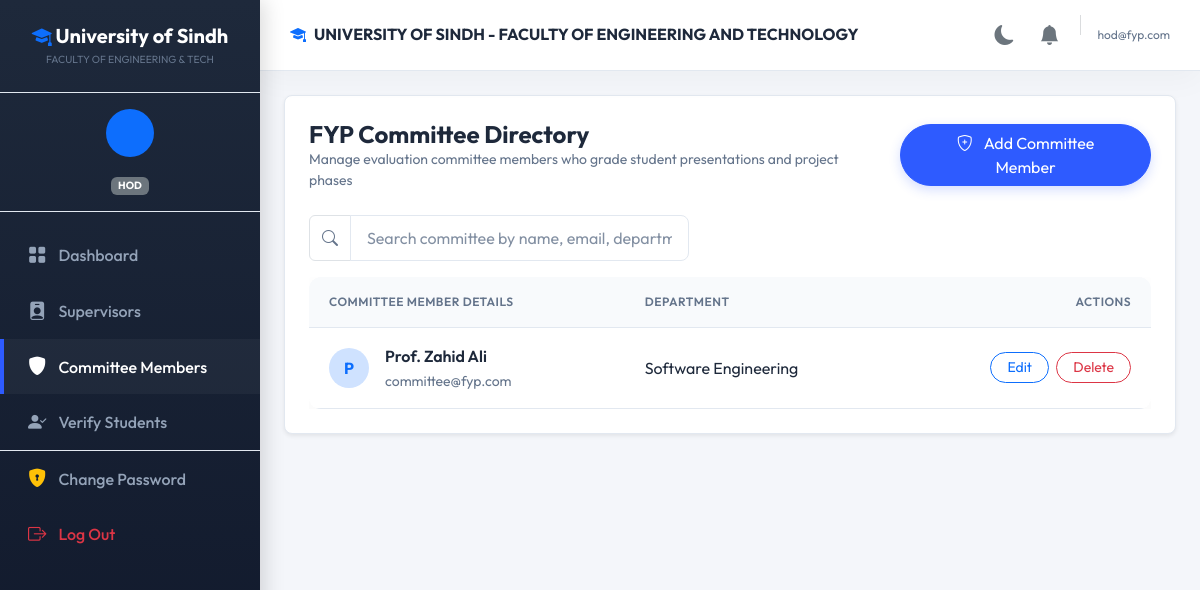
Page /hod/committee (signed in) on the committed database.
### tables this page shows
CREATE TABLE committees (
    user_id INT PRIMARY KEY,
    name VARCHAR(100) NOT NULL,
    department VARCHAR(100) NOT NULL,
    FOREIGN KEY (user_id) REFERENCES users(id) ON DELETE CASCADE
);

CREATE TABLE users (
    id INT AUTO_INCREMENT PRIMARY KEY,
    email VARCHAR(255) NOT NULL UNIQUE,
    cnic VARCHAR(50) DEFAULT NULL UNIQUE,
    password VARCHAR(255) NOT NULL,
    role ENUM('admin', 'hod', 'student', 'supervisor', 'committee') NOT NULL,
    status ENUM('pending', 'approved', 'rejected') DEFAULT 'pending',
    reset_token VARCHAR(255) DEFAULT NULL,
    reset_token_expiry DATETIME DEFAULT NULL,
    created_at TIMESTAMP DEFAULT CURRENT_TIMESTAMP
);

### src/Controller/HodController.php (called while the page is built, shortened)
<?php
class HodController extends BaseController {
    public function committee() {
        $db = \Database::getInstance()->getConnection();
        $committees = $db->query("SELECT c.*, u.email FROM committees c JOIN users u ON c.user_id = u.id ORDER BY c.name ASC")->fetchAll();
        $this->render('hod/committee', [
            'committees' => $committees
        ]);
    }
}

### src/View/hod/committee.php (the view, shortened to what this page needs)
<div class="card border-0 shadow-sm rounded-3 p-4 bg-white">
    <div class="d-flex flex-column flex-sm-row align-items-sm-center justify-content-between gap-3 mb-4">
        <div>
            <h4 class="fw-bold text-dark m-0">FYP Committee Directory</h4>
            <p class="text-muted m-0 small">Manage evaluation committee members who grade student presentations and project phases</p>
        </div>
        <button class="btn btn-primary rounded-pill px-4 align-self-start align-self-sm-center" data-bs-toggle="modal" data-bs-target="#createCommitteeModal">
            <i class="bi bi-shield-plus me-2"></i> Add Committee Member
        </button>
    </div>
    <div class="mb-3">
        <div class="input-group" style="max-width: 380px;">
            <span class="input-group-text bg-white"><i class="bi bi-search text-muted"></i></span>
            <input type="text" class="form-control table-search" placeholder="Search committee by name, email, department..." data-target="committees-table">
        </div>
    </div>
    <div class="table-responsive">
        <table class="table table-hover align-middle border-0 m-0" id="committees-table">
            <thead>
                <tr>
                    <th>Committee Member Details</th>
                    <th>Department</th>
                    <th class="text-end">Actions</th>
                </tr>
            </thead>
            <tbody>
                <?php foreach($committees as $c): ?>
                <tr>
                    <td>
                        <div class="d-flex align-items-center gap-3">
                            <div class="avatar bg-primary-subtle text-primary rounded-circle d-flex align-items-center justify-content-center" style="width: 40px; height: 40px; font-weight: bold;">
                                <?php echo strtoupper(substr($c['name'], 0, 1)); ?>
                            </div>
                            <div>
                                <div class="fw-semibold text-dark"><?php echo htmlspecialchars($c['name']); ?></div>
                                <small class="text-muted"><?php echo htmlspecialchars($c['email']); ?></small>
                            </div>
                        </div>
                    </td>
                    <td><?php echo htmlspecialchars($c['department']); ?></td>
                    <td class="text-end">
                        <button class="btn btn-sm btn-outline-primary rounded-pill px-3 me-1" data-bs-toggle="modal" data-bs-target="#editModal<?php echo $c['user_id']; ?>">Edit</button>
                        <a href="<?php echo dirname($_SERVER['SCRIPT_NAME']) === '/' || dirname($_SERVER['SCRIPT_NAME']) === '\\' ? '' : dirname($_SERVER['SCRIPT_NAME']); ?>/hod/committee/delete?id=<?php echo $c['user_id']; ?>" class="btn btn-sm btn-outline-danger rounded-pill px-3" onclick="return confirm('Are you sure you want to delete this committee member? This will delete their user account permanently.')">Delete</a>
                    </td>
                </tr>
                <?php endforeach; ?>
            </tbody>
        </table>
    </div>
</div>

### public/css/style.css (style rules this page uses)
:root { --primary-color: #2E5BFF; --primary-hover: #1A40D4; --secondary-color: #0D9488; --accent-color: #F59E0B; --bg-color: #f4f6fa; --card-bg: #ffffff; --card-shadow: 0 10px 30px rgba(0, 0, 0, 0.03); --text-primary: #1e293b; --text-secondary: #64748b; --border-color: #e2e8f0; --sidebar-bg: linear-gradient(180deg, #1e293b 0%, #0f172a 100%); --sidebar-link: #94a3b8; --sidebar-link-hover: #ffffff; --navbar-bg: #ffffff; --table-header-bg: #f8fafc; --table-hover-bg: #f1f5f9; --form-bg: #ffffff; --border-radius-sm: 8px; --border-radius-md: 12px; --border-radius-lg: 16px; --sidebar-width: 260px; --transition-speed: 0.3s; }
body { font-family: 'Outfit', sans-serif; background-color: var(--bg-color); color: var(--text-primary); overflow-x: hidden; transition: background-color var(--transition-speed) ease, color var(--transition-speed) ease; }
.btn-primary { background-color: var(--primary-color); border-color: var(--primary-color); box-shadow: 0 4px 12px rgba(46, 91, 255, 0.2); }
.table { background: var(--card-bg) !important; border-radius: var(--border-radius-md); overflow: hidden; box-shadow: var(--card-shadow); color: var(--text-primary) !important; border-color: var(--border-color) !important; }
.table tr, .table td { background-color: var(--card-bg) !important; color: var(--text-primary) !important; border-bottom: 1px solid var(--border-color) !important; }
.table th { background-color: var(--table-header-bg) !important; color: var(--text-secondary) !important; font-weight: 600; text-transform: uppercase; font-size: 0.75rem; letter-spacing: 0.5px; padding: 16px 20px; border-bottom: 1px solid var(--border-color) !important; }
.table td { padding: 16px 20px; vertical-align: middle; }
.form-control, .form-select { padding: 10px 16px; border-radius: var(--border-radius-sm); border: 1px solid var(--border-color); background-color: var(--form-bg); color: var(--text-primary); transition: border-color 0.2s ease, background-color 0.2s ease; }
.form-control::placeholder { color: var(--text-secondary); opacity: 0.8; }
.card { background-color: var(--card-bg) !important; border: 1px solid var(--border-color) !important; color: var(--text-primary) !important; }
.text-dark { color: var(--text-primary) !important; }
.text-muted { color: var(--text-secondary) !important; }
.bg-white { background-color: var(--card-bg) !important; }
.table-responsive { position: relative; scrollbar-width: thin; scrollbar-color: var(--primary-color) var(--table-header-bg); }

### rows in the picture
committees: name "P", name "Prof. Zahid Ali", user_id.email "committee@fyp.com", department "Software Engineering"

### other values in the picture
$role "HOD"
$email "hod@fyp.com"
